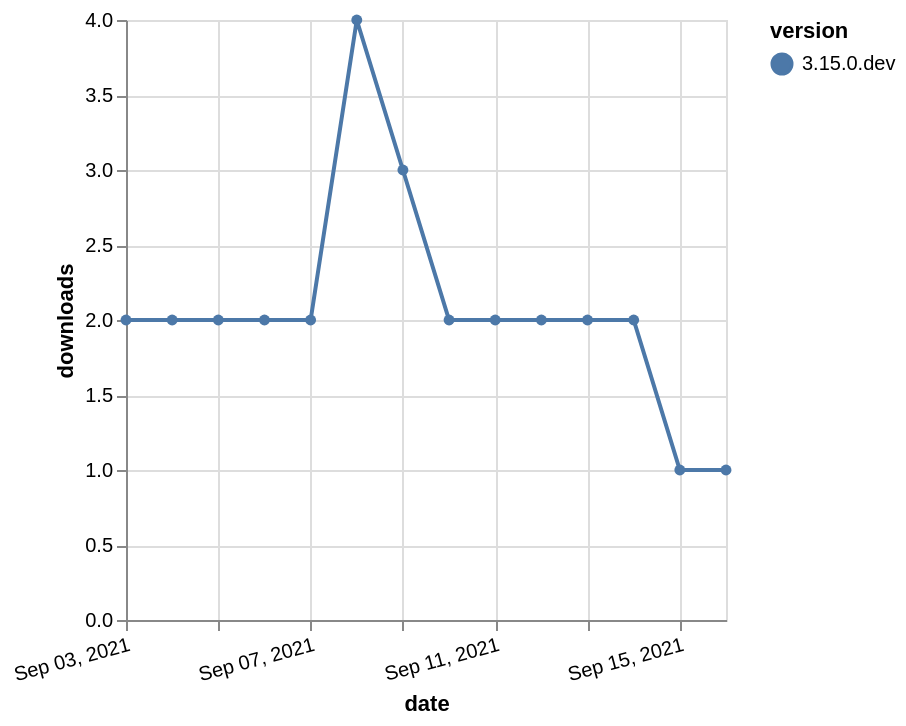

Write the Vega-Lite specification saved for this chart.
### Vega-Lite specification from a JSON file in a GitHub repository (floating-point values rounded to 4 significant figures)
{"$schema": "https://vega.github.io/schema/vega-lite/v5.json", "description": "A simple bar chart with embedded data.", "data": {"values": [{"date": "2021-09-03", "total": 852, "delta": 2, "version": "3.15.0.dev"}, {"date": "2021-09-04", "total": 854, "delta": 2, "version": "3.15.0.dev"}, {"date": "2021-09-05", "total": 856, "delta": 2, "version": "3.15.0.dev"}, {"date": "2021-09-06", "total": 858, "delta": 2, "version": "3.15.0.dev"}, {"date": "2021-09-07", "total": 860, "delta": 2, "version": "3.15.0.dev"}, {"date": "2021-09-08", "total": 864, "delta": 4, "version": "3.15.0.dev"}, {"date": "2021-09-09", "total": 867, "delta": 3, "version": "3.15.0.dev"}, {"date": "2021-09-10", "total": 869, "delta": 2, "version": "3.15.0.dev"}, {"date": "2021-09-11", "total": 871, "delta": 2, "version": "3.15.0.dev"}, {"date": "2021-09-12", "total": 873, "delta": 2, "version": "3.15.0.dev"}, {"date": "2021-09-13", "total": 875, "delta": 2, "version": "3.15.0.dev"}, {"date": "2021-09-14", "total": 877, "delta": 2, "version": "3.15.0.dev"}, {"date": "2021-09-15", "total": 878, "delta": 1, "version": "3.15.0.dev"}, {"date": "2021-09-16", "total": 879, "delta": 1, "version": "3.15.0.dev"}]}, "width": "container", "mark": {"type": "line", "point": {"filled": true}}, "encoding": {"x": {"field": "date", "type": "temporal", "timeUnit": "yearmonthdate", "title": "date", "axis": {"labelAngle": -15}}, "y": {"field": "delta", "type": "quantitative", "title": "downloads"}, "color": {"field": "version", "type": "nominal"}, "tooltip": {"field": "delta"}}}
